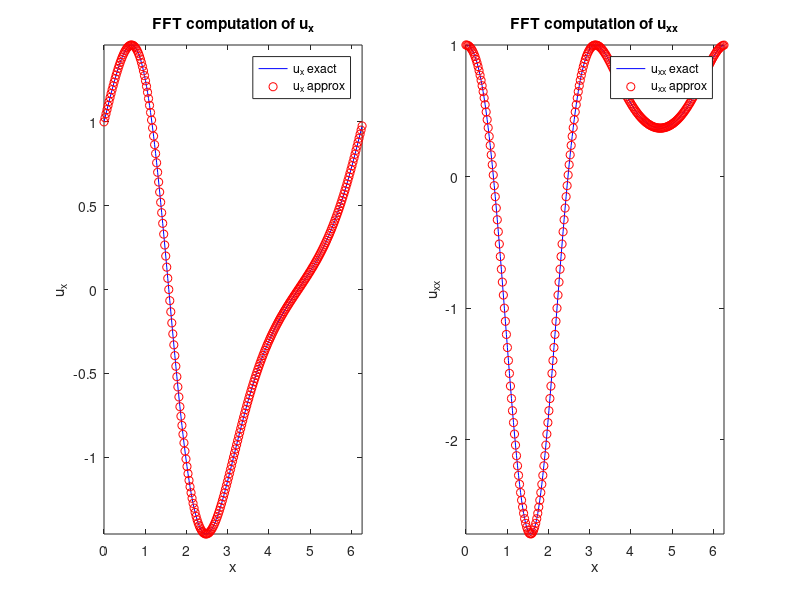

MATLAB code to generate this figure:
% A script to test taking derivatives in Fourier space using the FFT.
% Author: Adam Larios.  Last modified: 2017-01-24.
clear all; close all;

% Domain size.  Domain is [0,L].  It is periodic, so we identify 0 and L.
L = 2*pi;

% Resolution (number of points).  Best for FFT to use a power of 2.
N = 2^8;

% Step size.  Should it be L/N or L/(N-1)?
% Consider N=4 points on [0,1]: [0.0, 0.25, 0.5, 0.75]. We need dx = 1/4.
dx = L/N;

% A vector to store all the x-values. 
% Due to the periodicity, we include 0, but not last point.
x = (0:(N-1))*dx;

% Store all the wave-numbers, based on the way Matlab orders them.
k = [0:N/2-1, 0, -N/2+1:-1]*(2*pi/L);
k_sq = [0:N/2, -N/2+1:-1].^2*(2*pi/L)^2; % Include Nyquist frequency N/2.

% A 2pi-periodic function to test, and its exact derivatives.
u    =  exp(sin(x));
u_x  =  cos(x).*u;
u_xx = -sin(x).*u + cos(x).*u_x;

% Compute the DFT (Discrete Fourier Transform).
u_hat = fft(u);

% Compute derivatives in Fourier space.
u_hat_x_approx  =    1i*k.*u_hat;  % Matlab likes "1i" instead of "i".
u_hat_xx_approx = (-k_sq).*u_hat;

% Go back to physical space using ifft, the inverse Fourier transform.
% Use "real" to kill off any round-off error in the imaginary part.
u_x_approx  = real(ifft(u_hat_x_approx));
u_xx_approx = real(ifft(u_hat_xx_approx));

% Compute L^2 and L^infinity errors.
L2Error_u_x    = norm(u_x - u_x_approx)*sqrt(dx);
LinfError_u_x  = max(abs(u_x - u_x_approx));
L2Error_u_xx   = norm(u_xx - u_xx_approx)*sqrt(dx);
LinfError_u_xx = max(abs(u_xx - u_xx_approx));

% Display errors on the command line in a fancy way.
display(sprintf('L2   error in u_x  = %g',L2Error_u_x));
display(sprintf('Linf error in u_x  = %g',LinfError_u_x));
display(sprintf('L2   error in u_xx = %g',L2Error_u_xx));
display(sprintf('Linf error in u_xx = %g',LinfError_u_xx));

% Plot u_x and its approximation.
subplot(1,2,1);
plot(x,u_x,'b-');
hold on;
plot(x,u_x_approx,'ro');
xlabel('x');
ylabel('u_x');
axis('tight');
legend('u_x exact','u_x approx','location','best');
title('FFT computation of u_x');

% Plot u_xx and its approximation.
subplot(1,2,2);
plot(x,u_xx,'b-');
hold on;
plot(x,u_xx_approx,'ro');
xlabel('x');
ylabel('u_{xx}');
axis('tight');
legend('u_{xx} exact','u_{xx} approx','location','best');
title('FFT computation of u_{xx}');
